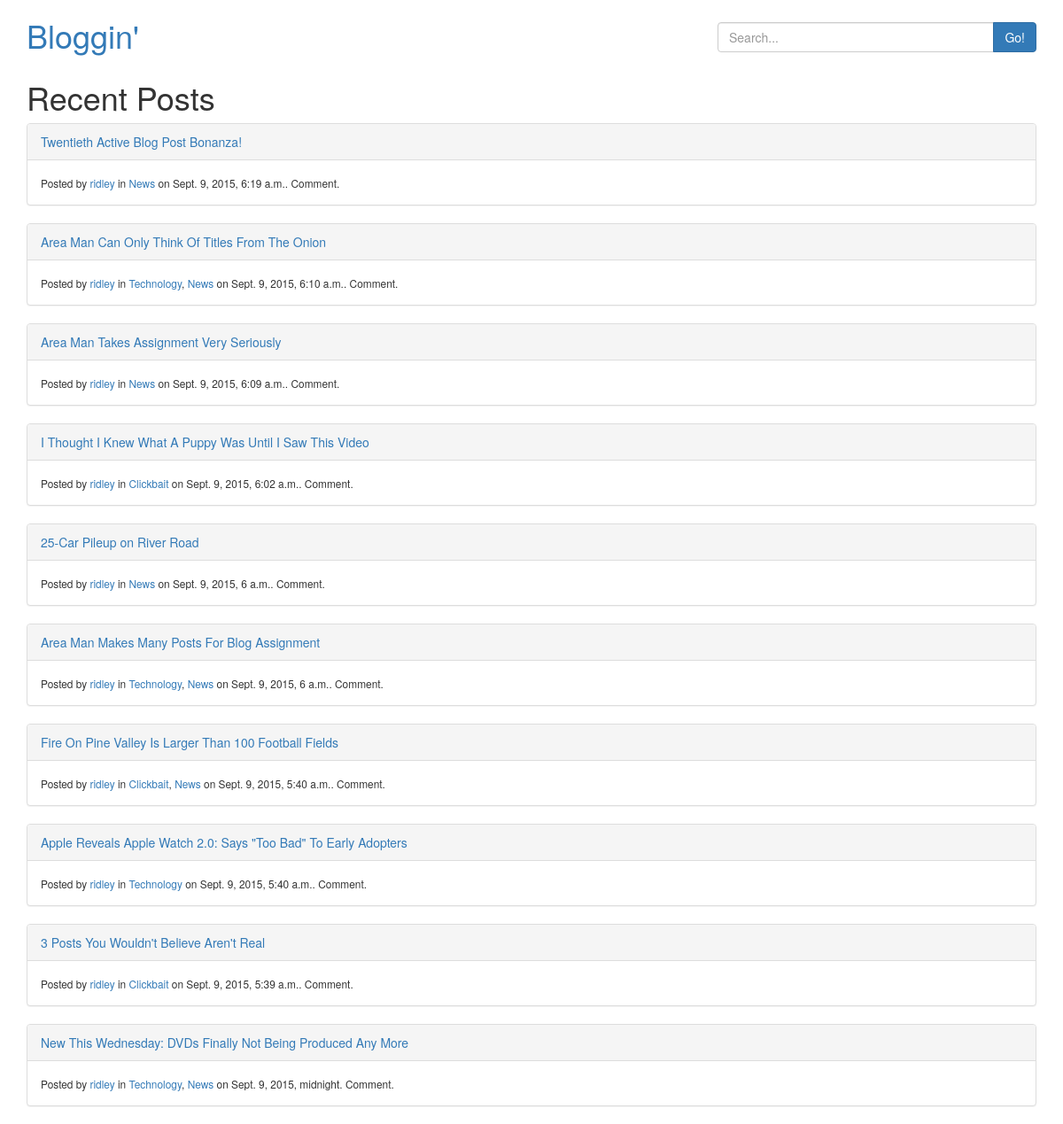
The page / on the database its author committed.
### project3/blog/models.py (models this page shows, shortened)
class Post(models.Model):
    title = models.CharField(max_length=64)
    author = models.ForeignKey(User)
    text = models.TextField()
    pub_date = models.DateTimeField()
    active = models.BooleanField(default=False)
    categories = models.ManyToManyField(Category)
    @property
    def published(self):
        return self.pub_date < timezone.now()

class Category(models.Model):
    name = models.CharField(max_length=32)
    slug = models.SlugField()

### project3/blog/views.py (the view)
# urls.py: url(r'^$', PostListView.as_view(), name="post-list"),
class PostListView(ListView):
    model = Post
    paginate_by = 10
    def get_queryset(self):
        return Post.objects.filter(active=True, pub_date__lte=timezone.now()).order_by('-pub_date')

### project3/blog/templates/blog/post_list.html (shortened to what this page needs)
{% extends 'base.html' %}
{% load bootstrap_pagination %}
{% load comments %}
{% block content %}
    {% if is_category %}
        <h1>Posts in {{ category.name }}</h1>
    {% elif search %}
        <h1>Search Results</h1>
    {% elif user_obj %}
        <h1>Posts By {{ user_obj.username }}</h1>
    {% else %}
        <h1>Recent Posts</h1>
    {% endif %}
    {% for post in object_list %}
        {% if post.active and post.published %}
            <div class="panel panel-default">
                <div class="panel-heading">
                    <a href="{% url 'post-detail' post.pk %}">{{ post.title }}</a>
                </div>
                <div class="panel-body">
                    <small>Posted by <a href="{% url 'user-list' post.author.username %}">{{ post.author.username }}</a> in {% for cat in post.categories.all %}<a href="{% url 'category-list' cat.slug %}">{{ cat.name }}</a>{% if not forloop.last %}, {% endif %}{% endfor %} on {{ post.pub_date }}. {% get_comment_count for post as comment_count %}{{ comment_count }} Comment{{ comment_count|pluralize:"s" }}.</small>
                </div>
            </div>
        {% endif %}
    {% empty %}
        We couldn't find anything!
    {% endfor %}
{% endblock content %}

### project3/templates/base.html (shortened to what this page needs)
<!DOCTYPE html>
<html>
    <head>
        <link href="https://maxcdn.bootstrapcdn.com/bootstrap/3.3.5/css/bootstrap.min.css" rel="stylesheet">
    </head>
    <body>
        <header class="container">
            <div class="row">
                <h1 class="col-xs-6"><a href="{% url 'post-list' %}">Bloggin'</a></h1>
                <form class="form col-xs-12 col-sm-push-2 col-sm-4" action="/search/" method="get">
                    <div class="input-group">
                        <input type="text" name="q" class="form-control pull-right" placeholder="Search...">
                        <span class="input-group-btn">
                            <button type="submit" class="btn btn-primary" name="button">Go!</button>
                        </span>
                    </div>
                </form>
            </div>
        </header>
        <div class="container">
            <div class="row">
                <div class="col-xs-12">
                    {% block content %}{% endblock content %}
                </div>
            </div>
        </div>
    </body>
</html>

### project3/templates/base.html (style rules this page uses)
@media only screen and (min-width: 768px) { .form { padding-top: 25px; } }

### rows shown on the page
Post: title "Twentieth Active Blog Post Bonanza!", author.username "ridley", pub_date "Sept. 9, 2015, 6:19 a.m."
Category: name "News"
Post: title "Area Man Can Only Think Of Titles From The Onion", author.username "ridley", pub_date "Sept. 9, 2015, 6:10 a.m."
Category: name "Technology"
Post: title "Area Man Takes Assignment Very Seriously", author.username "ridley", pub_date "Sept. 9, 2015, 6:09 a.m."
Post: title "I Thought I Knew What A Puppy Was Until I Saw This Video", author.username "ridley", pub_date "Sept. 9, 2015, 6:02 a.m."
Category: name "Clickbait"
Post: title "25-Car Pileup on River Road", author.username "ridley", pub_date "Sept. 9, 2015, 6 a.m."
Post: title "Area Man Makes Many Posts For Blog Assignment", author.username "ridley", pub_date "Sept. 9, 2015, 6 a.m."
Post: title "Fire On Pine Valley Is Larger Than 100 Football Fields", author.username "ridley", pub_date "Sept. 9, 2015, 5:40 a.m."
Post: title "Apple Reveals Apple Watch 2.0: Says \"Too Bad\" To Early Adopters", author.username "ridley", pub_date "Sept. 9, 2015, 5:40 a.m."
Post: title "3 Posts You Wouldn't Believe Aren't Real", author.username "ridley", pub_date "Sept. 9, 2015, 5:39 a.m."
Post: title "New This Wednesday: DVDs Finally Not Being Produced Any More", author.username "ridley", pub_date "Sept. 9, 2015, midnight"
